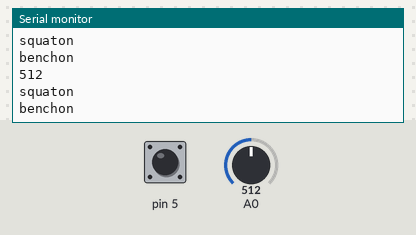
Simulated run of this sketch. Board: Arduino Uno, built with avr-gcc and run on an emulated ATmega328P. Parts: the last lines printed to the serial monitor. The test bench sets the inputs (shaded band); at power-on: A0 = 512, pin 5 HIGH. No radio packets arrive unless stated.

Above: at 4.3 s.
4.4 s: A0 set to 11
At 5.2 s:
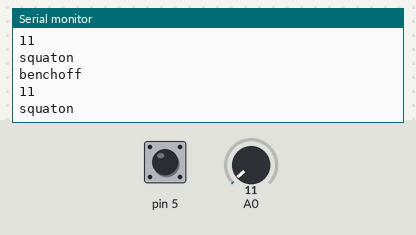
5.9 s: A0 set to 8
At 6.5 s:
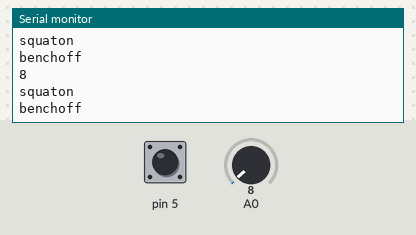
Timing chart, 0 to 8.9 s (numbered marks = the images above; inputs shaded):
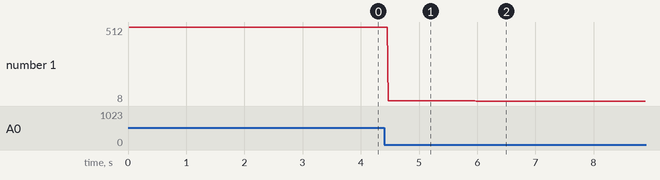

The sketch:

Squat_Bench.ino
```cpp
//initializes libraries
#include <SPI.h>
#include <nRF24L01.h>
#include <RF24.h>

//intializes the transceiver chip
RF24 radio(7,8); //CE, CSN

//***************************************IMPORTANT*********************************
//the pipe address isn't the address of the trasceiver chip, it is the address of the
//connection between two transceiver chips. This means that if the transmitter and
//receiver don't have the same pipe address, they won't communicate. So make sure they
//are the same in both sections of code.
const byte address[6] = "00002";

void setup() {

  //starts up the serial monitor
  Serial.begin(9600);

  //starts up the transceiver chip
  radio.begin();
  radio.openWritingPipe(address);

  //puts PA level to minimum to help stop the transceiver chip from jamming
  radio.setPALevel(RF24_PA_MIN);

  //stops the chip from spending processing power listening for commands since it is the sender
  radio.stopListening();

  //sets pin 5 to input
  //refers to the touch sensor
  pinMode(5, INPUT);

  //sets pin A0 to input
  //refers to the photoresistor
  pinMode(A0, INPUT);
}

void loop() {
  // put your main code here, to run repeatedly:

  //if the input from the touch sensor is low, the arduino will create and send a character array and then print confirmation of the sent message to the monitor
  //Important note, this doesn't work with a string, it only works with character arrays. You can reconvert it to a string in the receiver code by
  //creating a new string variable and setting it equal to the sent character array.
  if(digitalRead(5) == LOW){
    const char text[] = "squatoff";
    radio.write(&text, sizeof(text));
    Serial.println(text);
  }

  //if the input from the touch sensor is high, the arduino will create and send a character array and then print confirmation of the sent message to the monitor
  //Important note, this doesn't work with a string, it only works with character arrays. You can reconvert it to a string in the receiver code by
  //creating a new string variable and setting it equal to the sent character array.
  if(digitalRead(5) == HIGH){
    const char text[] = "squaton";
    radio.write(&text, sizeof(text));
    Serial.println(text);
  }

  //if the input from the photoresistor is below 100, the arduino will create and send a character array and then print confirmation of the sent message to the monitor
  //Important note, this doesn't work with a string, it only works with character arrays. You can reconvert it to a string in the receiver code by
  //creating a new string variable and setting it equal to the sent character array.
  if(analogRead(A0) < 100){
    const char text[] = "benchoff";
    radio.write(&text, sizeof(text));
    Serial.println(text);
  }

  //if the input from the photoresistor is above or equal to 100, the arduino will create and send a character array and then print confirmation of the sent message to the monitor
  //Important note, this doesn't work with a string, it only works with character arrays. You can reconvert it to a string in the receiver code by
  //creating a new string variable and setting it equal to the sent character array.
  else{
    const char text[] = "benchon";
    radio.write(&text, sizeof(text));
    Serial.println(text);
  }

  //prints the photoresistor value
  Serial.println(analogRead(A0));
}
```

Measured:
- the behaviour switches between 10 and 9 on A0 (found by bisection; images 1 and 2)
- after the input at 4.4 s, the serial monitor: prints a new line after 0.07 s (image 1)
- after the input at 5.9 s, the serial monitor: prints a new line after 0.08 s (image 2)
- plotted number 1: 512 → 11 after the input at 4.4 s, 11 → 8 after the input at 5.9 s
